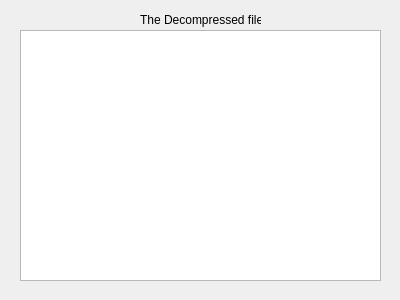
<?xml version="1.0" encoding="UTF-8"?>
<ui version="4.0">
 <class>compressiondialog</class>
 <widget class="QDialog" name="compressiondialog">
  <property name="geometry">
   <rect>
    <x>0</x>
    <y>0</y>
    <width>400</width>
    <height>300</height>
   </rect>
  </property>
  <property name="windowTitle">
   <string>Dialog</string>
  </property>
  <widget class="QPlainTextEdit" name="plainTextEdit">
   <property name="geometry">
    <rect>
     <x>20</x>
     <y>30</y>
     <width>361</width>
     <height>251</height>
    </rect>
   </property>
  </widget>
  <widget class="QLabel" name="label">
   <property name="geometry">
    <rect>
     <x>140</x>
     <y>10</y>
     <width>121</width>
     <height>20</height>
    </rect>
   </property>
   <property name="text">
    <string>The Decompressed file</string>
   </property>
  </widget>
 </widget>
 <resources/>
 <connections/>
</ui>
